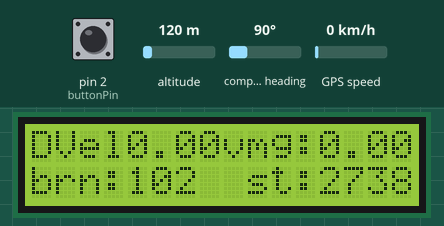
Recording of a sketch running on a simulated Arduino Uno, built with avr-gcc and run on an emulated ATmega328P. Shown: 16×2 character LCD. Inputs (shaded band) come from the test bench; at power-on: GPS speed 0 km/h, pin 2 (buttonPin) HIGH, compass heading 90°, altitude 120 m. The GPS gets a fix after 3 s at 37.7749, -122.4194 with 8 satellites.

Above: at 5.6 s.
5.7 s: GPS speed set to 30 km/h
10.0 s: pin 2 (buttonPin) pulled LOW for 1.35 s
At 11.2 s:
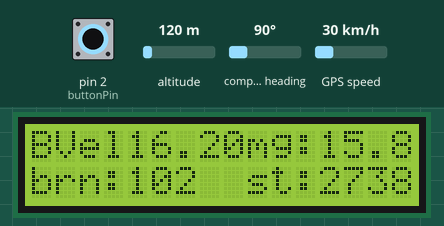
12.8 s: pin 2 (buttonPin) pulled LOW for 1.35 s
At 16.2 s:
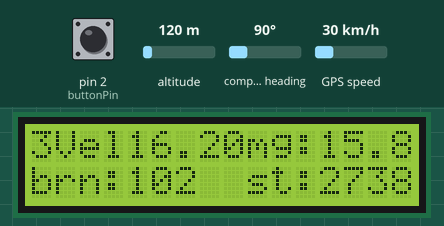
18.4 s: compass heading set to 7°
At 21.2 s:
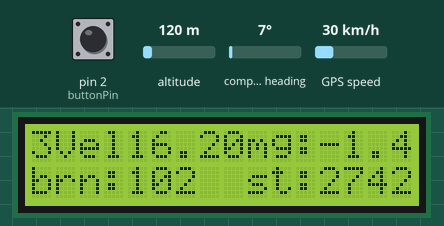
21.5 s: compass heading set to 90°
At 25.6 s:
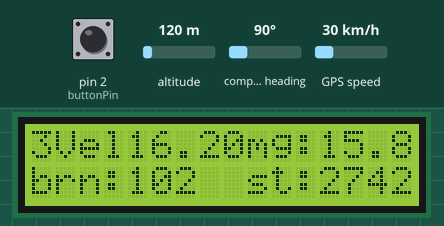
25.8 s: GPS speed set to 2 km/h
At 30.8 s:
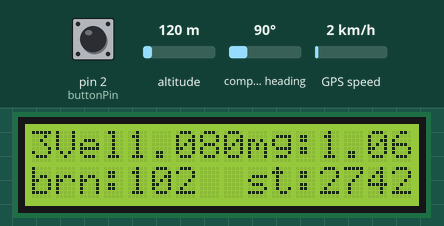
Timing chart, 0 to 31.1 s (numbered marks = the images above; inputs shaded):
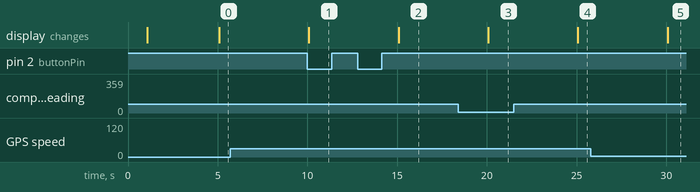

The sketch:

VMGPercent.ino
```cpp
#include <Adafruit_GPS.h> //Load the GPS Library. Make sure you have installed the library form the adafruit site above
#include <SoftwareSerial.h> //Load the Software Serial Library. This library in effect gives the arduino additional serial ports
#include <math.h>
SoftwareSerial mySerial(3, 1); //Initialize SoftwareSerial, and tell it you will be connecting through pins 2 and 3
Adafruit_GPS GPS(&mySerial); //Create GPS object
#include <LiquidCrystal.h> // load ligquid crystal library
LiquidCrystal LCD(10,9,5,4,6,7);//load liquid crystal object named LCD
//float mph=1.15078;//convert knots to mph
String NMEA1;  //We will use this variable to hold our first NMEA sentence
String NMEA2;  //We will use this variable to hold our second NMEA sentence
char c;       //Used to read the characters spewing from the GPS module
double lat1;//current latitiude
double lon1;//current longitude
double lat2;
double lon2;
double latR1;
double latR2;
double lonR1;
double lonR2;
double dlon;
double dlat;
double x;
double y;
double a;
double e;
double d;
double R = 6371000.;
double toDegrees = 57296.;
float deg; //Will hold positin data in simple degree format
float degWhole; //Variable for the whole part of position
float degDec;  //Variable for the decimal part of degree
double brngR; //bearing variable in radians
int brng;// bearign variable in decdeg
int buttonPin = 2;//the pin that the button is attached to
int state = 0;//the counter for which mark and its latlon
char marks[7][1]={"D","B","3","4","5","6","7"};
double latlongs[7][2]={
  {30.44316,-97.92153},
  {30.43713,-97.92425},
  {30.41046,-97.8864},
  {30.40069,-97.90274},
  {30.40751,-97.90812},
  {30.42208,-97.90536},
  {30.43514,-9792063}};
void next(){//interrupt function for changing which mark we are heading to and it's latlon
  if (state>5){
    state=0;
  }
  else{
    state=state+1;
  }
 }
void setup() {
  // put your setup code here, to run once:
GPS.begin(9600);//turn on GPS @9600 baud
GPS.sendCommand("$PGCMD,33,0*6D");//turn off GPS antenna signal
GPS.sendCommand("PMTK_SET_NMEA_UPDATE_1HZ");//set update rate to 1Hz
GPS.sendCommand("PMTK_SET_NMEA_OUTPUT_RMCGGA");//request rmc and gga sentences only
delay(1000);//wait 1 second before trying to do anythign else
pinMode(buttonPin, INPUT_PULLUP);
attachInterrupt(0, next,FALLING);
LCD.begin(16,2);// tell arduino our lcd has 16 columns and 2 rows
LCD.setCursor(1,0);// tell LCD to start at 0,0
LCD.println("Vel       ");//heading to Velocity
LCD.setCursor(8,0);// tell LCD to start at 0,0
LCD.println("vmg:       ");//heading to VelocityMadeGood
LCD.setCursor(0,1);// tell LCD to start at 0,1
LCD.println("brn:     ");//set second row to AngleToMark
LCD.setCursor(7,1);// tell LCD to start at 7,1 for distance text
LCD.println("dist:  ");//set second row to Distance to mark
}

void loop() {
  lat2=latlongs[state][0];
  lon2= latlongs[state][1];
  readGPS();
  makeLatDD();
  makelonDD();//function to convert gps.lat
  calcDist(); //Call the distance and bearing calculation function
  calcBearing();//call function to calculate bearing to marker
  LCD.setCursor(0,0); //set cursor to first column speed data entry
  LCD.print(marks[state][0]);
  LCD.setCursor(4,0); //set cursor to first column speed data entry
  LCD.print((GPS.speed),2);//output current gps speed in mph
  LCD.setCursor(12,0); //set cursor to first column speed data entry
  LCD.print(GPS.speed*cos((GPS.angle-brng)*(PI/180)),2);//velocity made good toward the given mark
  LCD.setCursor(12,1);// tell LCD to input distance value
  LCD.println(d,2);
  LCD.setCursor(4,1); //set cursor to first column speed data entry
  LCD.println(brng);
}

void readGPS() {//read data from NMEA sentence
  clearGPS();
  while(!GPS.newNMEAreceived()) { //Loop until you have a good NMEA sentence
    c=GPS.read();
  }
  GPS.parse(GPS.lastNMEA()); //Parse that last good NMEA sentence
  NMEA1=GPS.lastNMEA();

   while(!GPS.newNMEAreceived()) { //Loop until you have a good NMEA sentence
    c=GPS.read();
  }
  GPS.parse(GPS.lastNMEA()); //Parse that last good NMEA sentence
  NMEA2=GPS.lastNMEA();
  Serial.println(NMEA1);
  Serial.println(NMEA2);
  Serial.println("");
}
void clearGPS() {  //Clear old and corrupt data from GPS serial port
  while(!GPS.newNMEAreceived()) { //Loop until you have a good NMEA sentence
    c=GPS.read();
  }
  GPS.parse(GPS.lastNMEA()); //Parse that last good NMEA sentence

  while(!GPS.newNMEAreceived()) { //Loop until you have a good NMEA sentence
    c=GPS.read();
  }
  GPS.parse(GPS.lastNMEA()); //Parse that last good NMEA sentence
   while(!GPS.newNMEAreceived()) { //Loop until you have a good NMEA sentence
    c=GPS.read();
  }
  GPS.parse(GPS.lastNMEA()); //Parse that last good NMEA sentence
}

void calcDist(){ //calculate distance from current location to current mark selected
  //This portion converts the current and destination GPS coords from decDegrees to Radians
  lonR1 = lon1*(PI/180);
  lonR2 = lon2*(PI/180);
  latR1 = lat1*(PI/180);
  latR2 = lat2*(PI/180);
  x = (latR1-latR2) * cos((lonR1+lonR2)/2);// formula from http://movable-type.co.uk/scripts/latlong.html
  y = (lonR2-lonR1);
  d = sqrt(x*x + y*y) * R;
  }
void calcBearing(){ //calculate bearing from current location to current mark
  brngR = atan2(sin(lonR2-lonR1)*cos(latR2),cos(latR1)*sin(latR2)-sin(latR1)*cos(latR2)*cos(lonR2-lonR1));
  brng=(brngR * 4068) / 71;//converts radians to dd
  brng=brng+360;
  brng=brng % 360;
  }

void makelonDD(){//convert  gps.longitude into decimal degrees
  degWhole=float(int(GPS.longitude/100)); //gives me the whole degree part of Longitude
  degDec = (GPS.longitude - degWhole*100)/60; //give me fractional part of longitude
  deg = degWhole + degDec; //Gives complete correct decimal form of Longitude degrees
  if (GPS.lon=='W') {  //If you are in Western Hemisphere, longitude degrees should be negative
    deg= (-1)*deg;
  }

  lon1=deg;
}
void makeLatDD(){//function to convert GPS value to latitiude in Decimal degrees
  degWhole=float(int(GPS.latitude/100)); //gives me the whole degree part of latitude
  degDec = (GPS.latitude - degWhole*100)/60; //give me fractional part of latitude
  deg = degWhole + degDec; //Gives complete correct decimal form of latitude degrees
  if (GPS.lat=='S') {  //If you are in Southern hemisphere latitude should be negative
    deg= (-1)*deg;
  }
  lat1=deg;
}
```

Measured:
- after the input at 5.7 s, every drawn part: stays the same
- after the input at 10.0 s, the display: changes after 0.08 s (image 1)
- after the input at 12.8 s, the display: changes after 2.3 s (image 2)
- after the input at 18.4 s, the display: changes after 1.7 s (image 3)
- after the input at 21.5 s, the display: changes after 3.6 s (image 4)
- after the input at 25.8 s, the display: changes after 4.3 s (image 5)
